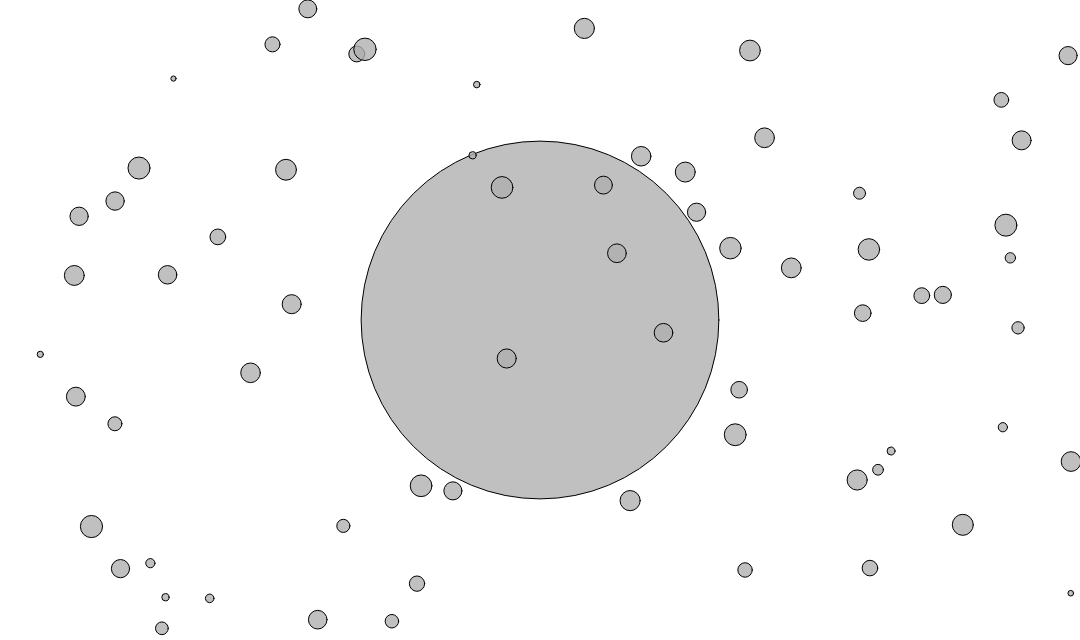
Frame 1 (no input)
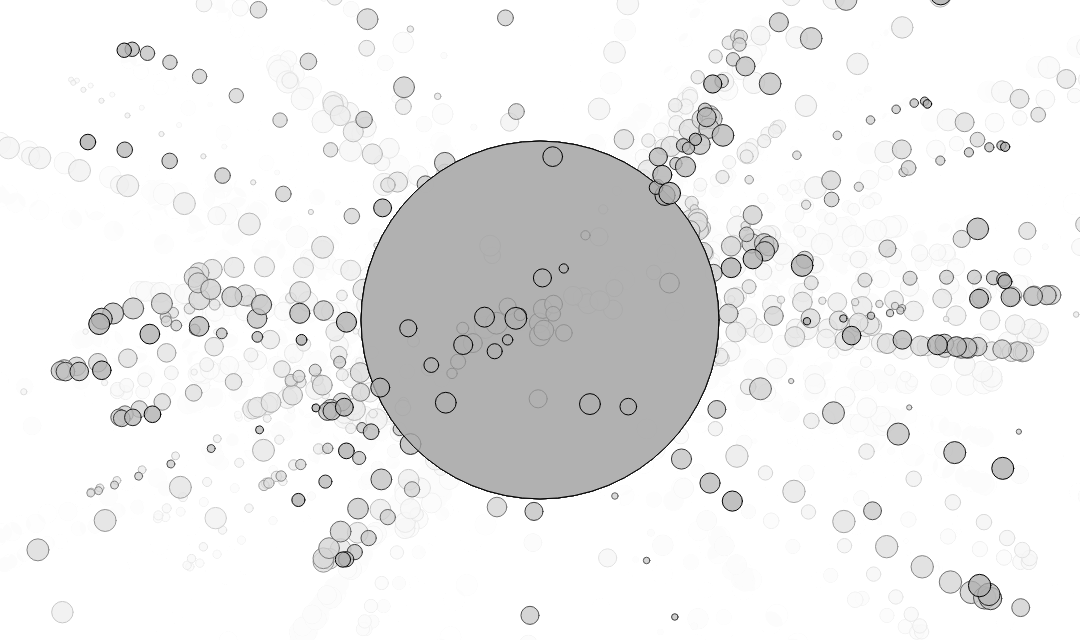
Frame 60 (no input)
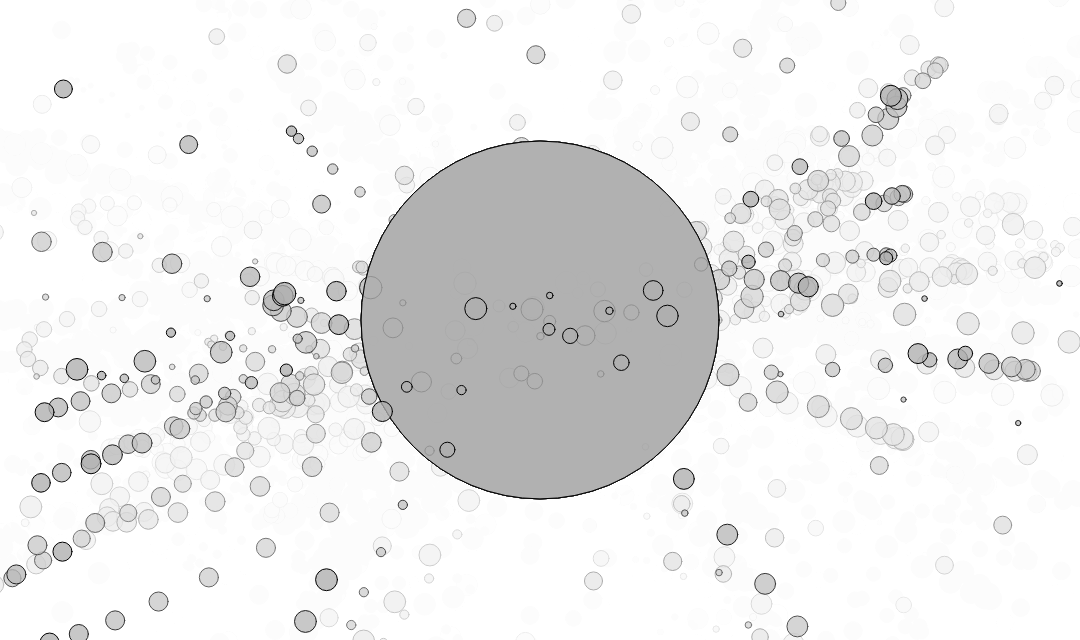
Frame 120 (the mouse pressed at the canvas centre since frame 60)

The p5.js sketch that drew these frames (run headless with seeded random() and noise() and a simulated clock; from frame 60 on, the mouse is pressed at the canvas centre):

// p5.js sketch
// ── sketch.js
class Body {
  constructor(x, y, m) {
    this.position = createVector(x, y);
    this.velocity = createVector(0, 0);
    this.acceleration = createVector(0, 0);
    this.mass = m;
    this.radius = sqrt(this.mass) * 8;
  }

  applyForce(force) {
    let f = p5.Vector.div(force, this.mass);
    this.acceleration.add(f);
  }

  attract(other) {
    // Vector pointing from this body to the other body
    let force = p5.Vector.sub(this.position, other.position);
    let distance = force.mag();

    // Constrain distance to prevent extreme forces at tiny distances
    distance = constrain(distance, 5, 25);

    // Gravitational magnitude: F = (G * m1 * m2) / d^2
    let strength = (G * this.mass * other.mass) / (distance * distance);
    force.setMag(strength);

    return force;
  }

  update() {
    this.velocity.add(this.acceleration);
    this.position.add(this.velocity);
    this.acceleration.mult(0); // Reset acceleration each frame
  }

  show() {
    stroke(0);
    fill(175, 200);
    circle(this.position.x, this.position.y, this.radius * 2);
  }
}

let bodies = [];
let G = 10;
let sun;

function setup() {
  createCanvas(1080, 640);

  sun = new Body(width/2,height/2,500)
  for (let i = 0; i < 67; i++) {
    let b = new Body(random(width), random(height), random(0.1, 2));
    
    // Vector pointing from body to sun
    let v = p5.Vector.sub(sun.position, b.position);
    // Rotate 90 degrees to get a perpendicular tangential velocity
    v.rotate(HALF_PI);
    // Set a moderate starting speed
    v.setMag(random(0,1));
    
    b.velocity = v;
    bodies.push(b);
  }
}

function draw() {
  background(255, 30);

  // 1. Calculate mutual attraction between all bodies in the array
  sun.show();
  for (let i = 0; i < bodies.length; i++) {
    sunForce = sun.attract(bodies[i]);
    bodies[i].applyForce(sunForce);
    for (let j = 0; j < bodies.length; j++) {
      if (i !== j) {
        // body[j] attracts body[i]
        let force = bodies[j].attract(bodies[i]);
        bodies[i].applyForce(force);
      }
    }
    
    bodies[i].update();
    bodies[i].show();
  }
}
